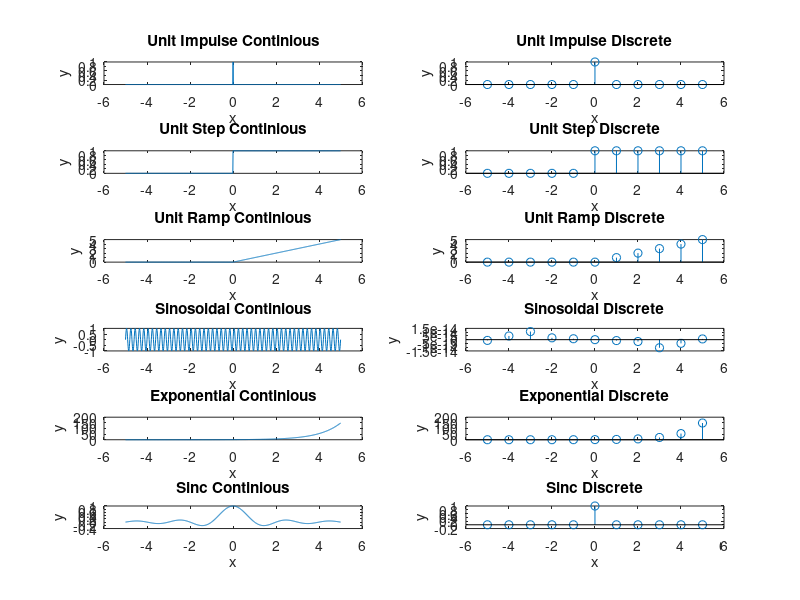

Write MATLAB code to recreate this figure.
%Basic Signals
clc;
clear all;
close all;

x = -5:0.01:5
xds = -5:1:5;

%unit impulse
ui = (x==0);
subplot(621)
plot(x,ui);
title('Unit Impulse Continious');
xlabel('x');
ylabel('y');
ui_ds = (xds==0);
subplot(622);
stem(xds,ui_ds);
title('Unit Impulse Discrete');
xlabel('x');
ylabel('y');


%unit step
us = (x>=0);
us_ds = (xds>=0);
subplot(623);
plot(x,us);
title('Unit Step Continious');
xlabel('x');
ylabel('y');
subplot(624);
stem(xds,us_ds);
title('Unit Step Discrete');
xlabel('x');
ylabel('y');


%unit Ramp
ur = x.*us;
ur_ds = xds.*us_ds;
subplot(625);
plot(x,ur);
title('Unit Ramp Continious');
xlabel('x');
ylabel('y');
subplot(626);
stem(xds,ur_ds);
title('Unit Ramp Discrete');
xlabel('x');
ylabel('y');


%sinosiodal
f = 5;
si = sin(2*pi*f*x);
si_ds = sin(2*pi*f*xds);
subplot(627);
plot(x,si);
title('Sinosoidal Continious');
xlabel('x');
ylabel('y');
subplot(628);
stem(xds,si_ds);
title('Sinosoidal Discrete');
xlabel('x');
ylabel('y');

%exponential
ex = exp(x);
ex_ds = exp(xds);
subplot(629);
plot(x,ex);
title('Exponential Continious');
xlabel('x');
ylabel('y');
subplot(6,2,10);
stem(xds,ex_ds);
title('Exponential Discrete');
xlabel('x');
ylabel('y');

%sinc
sincc = sinc(x);
sincc_ds = sinc(xds);
subplot(6,2,11);
plot(x,sincc);
title('Sinc Continious');
xlabel('x');
ylabel('y');
subplot(6,2,12);
stem(xds,sincc_ds);
title('Sinc Discrete');
xlabel('x');
ylabel('y');
